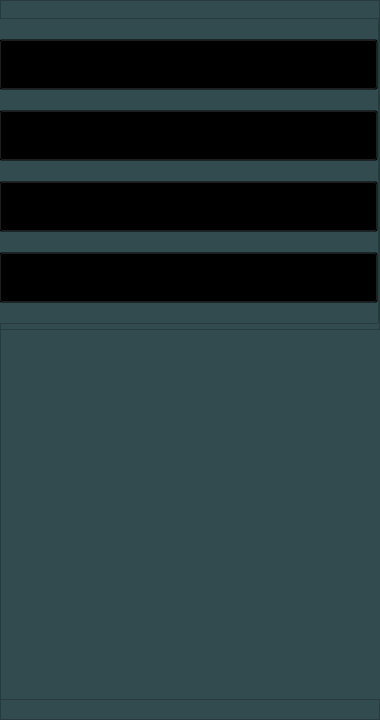
  <widget class="QFrame" name="Left_side">
   <property name="geometry">
    <rect>
     <x>-1</x>
     <y>0</y>
     <width>380</width>
     <height>720</height>
    </rect>
   </property>
   <property name="sizePolicy">
    <sizepolicy hsizetype="Maximum" vsizetype="Maximum">
     <horstretch>0</horstretch>
     <verstretch>0</verstretch>
    </sizepolicy>
   </property>
   <property name="minimumSize">
    <size>
     <width>380</width>
     <height>700</height>
    </size>
   </property>
   <property name="maximumSize">
    <size>
     <width>1000</width>
     <height>1000</height>
    </size>
   </property>
   <property name="styleSheet">
    <string notr="true">QFrame{
	
	background-color: rgb(50, 75, 79);
}</string>
   </property>
   <property name="frameShape">
    <enum>QFrame::StyledPanel</enum>
   </property>
   <property name="frameShadow">
    <enum>QFrame::Raised</enum>
   </property>
   <widget class="QWidget" name="Menubars" native="true">
    <property name="geometry">
     <rect>
      <x>-1</x>
      <y>-1</y>
      <width>381</width>
      <height>330</height>
     </rect>
    </property>
    <property name="sizePolicy">
     <sizepolicy hsizetype="Maximum" vsizetype="Maximum">
      <horstretch>0</horstretch>
      <verstretch>0</verstretch>
     </sizepolicy>
    </property>
    <property name="minimumSize">
     <size>
      <width>360</width>
      <height>330</height>
     </size>
    </property>
    <property name="maximumSize">
     <size>
      <width>1000</width>
      <height>1000</height>
     </size>
    </property>
    <widget class="QFrame" name="Menu_button">
     <property name="geometry">
      <rect>
       <x>-1</x>
       <y>19</y>
       <width>381</width>
       <height>306</height>
      </rect>
     </property>
     <property name="styleSheet">
      <string notr="true">QPushButton{
	text-align: left;
	padding-left: 20 px;
}</string>
     </property>
     <property name="frameShape">
      <enum>QFrame::StyledPanel</enum>
     </property>
     <property name="frameShadow">
      <enum>QFrame::Raised</enum>
     </property>
     <layout class="QVBoxLayout" name="verticalLayout">
      <property name="spacing">
       <number>0</number>
      </property>
      <property name="leftMargin">
       <number>0</number>
      </property>
      <property name="topMargin">
       <number>0</number>
      </property>
      <property name="rightMargin">
       <number>0</number>
      </property>
      <property name="bottomMargin">
       <number>0</number>
      </property>
      <item>
       <widget class="QPushButton" name="Microphone_button">
        <property name="enabled">
         <bool>true</bool>
        </property>
        <property name="font">
         <font>
          <family>Segoe UI</family>
          <pointsize>32</pointsize>
         </font>
        </property>
        <property name="styleSheet">
         <string notr="true">QPushButton{
	background-color: rgba(0, 0, 0, 0)
}
QPushButton:hover{
	background-color: qlineargradient(spread:pad, x1:0, y1:0, x2:1, y2:0, stop:0 rgba(102, 218, 237, 255), stop:0.886364 rgba(31, 167, 160, 0));
}</string>
        </property>
        <property name="text">
         <string>Microphone</string>
        </property>
        <property name="icon">
         <iconset resource="../icons/icons.qrc">
          <normaloff>:/icons/mic.svg</normaloff>:/icons/mic.svg</iconset>
        </property>
        <property name="iconSize">
         <size>
          <width>32</width>
          <height>32</height>
         </size>
        </property>
       </widget>
      </item>
      <item>
       <widget class="QPushButton" name="Audio_button">
        <property name="enabled">
         <bool>true</bool>
        </property>
        <property name="font">
         <font>
          <family>Segoe UI</family>
          <pointsize>32</pointsize>
          <italic>false</italic>
          <strikeout>false</strikeout>
          <stylestrategy>PreferDefault</stylestrategy>
         </font>
        </property>
        <property name="styleSheet">
         <string notr="true">QPushButton{
	background-color: rgba(0, 0, 0, 0)
}
QPushButton:hover{
	background-color: qlineargradient(spread:pad, x1:0, y1:0, x2:1, y2:0, stop:0 rgba(102, 218, 237, 255), stop:0.886364 rgba(31, 167, 160, 0));
}</string>
        </property>
        <property name="text">
         <string>Audio</string>
        </property>
        <property name="icon">
         <iconset resource="../icons/icons.qrc">
          <normaloff>:/icons/volume-2.svg</normaloff>:/icons/volume-2.svg</iconset>
        </property>
        <property name="iconSize">
         <size>
          <width>32</width>
          <height>32</height>
         </size>
        </property>
       </widget>
      </item>
      <item>
       <widget class="QPushButton" name="Soundpad_button">
        <property name="font">
         <font>
          <family>Segoe UI</family>
          <pointsize>32</pointsize>
         </font>
        </property>
        <property name="styleSheet">
         <string notr="true">QPushButton{
	background-color: rgba(0, 0, 0, 0)
}
QPushButton:hover{
	background-color: qlineargradient(spread:pad, x1:0, y1:0, x2:1, y2:0, stop:0 rgba(102, 218, 237, 255), stop:0.886364 rgba(31, 167, 160, 0));
}</string>
        </property>
        <property name="text">
         <string>Soundpad</string>
        </property>
        <property name="icon">
         <iconset resource="../icons/icons.qrc">
          <normaloff>:/icons/play-circle.svg</normaloff>:/icons/play-circle.svg</iconset>
        </property>
        <property name="iconSize">
         <size>
          <width>32</width>
          <height>32</height>
         </size>
        </property>
       </widget>
      </item>
      <item>
       <widget class="QPushButton" name="Voicechanger_button">
        <property name="font">
         <font>
          <family>Segoe UI</family>
          <pointsize>32</pointsize>
         </font>
        </property>
        <property name="styleSheet">
         <string notr="true">QPushButton{
	background-color: rgba(0, 0, 0, 0)
}
QPushButton:hover{
	background-color: qlineargradient(spread:pad, x1:0, y1:0, x2:1, y2:0, stop:0 rgba(102, 218, 237, 255), stop:0.886364 rgba(31, 167, 160, 0));
}</string>
        </property>
        <property name="text">
         <string>VoiceChanger</string>
        </property>
        <property name="icon">
         <iconset resource="../icons/icons.qrc">
          <normaloff>:/icons/codesandbox.svg</normaloff>:/icons/codesandbox.svg</iconset>
        </property>
        <property name="iconSize">
         <size>
          <width>32</width>
          <height>32</height>
         </size>
        </property>
       </widget>
      </item>
     </layout>
    </widget>
   </widget>
   <widget class="QFrame" name="Device_settings">
    <property name="geometry">
     <rect>
      <x>0</x>
      <y>329</y>
      <width>381</width>
      <height>371</height>
     </rect>
    </property>
    <property name="sizePolicy">
     <sizepolicy hsizetype="Maximum" vsizetype="Maximum">
      <horstretch>0</horstretch>
      <verstretch>0</verstretch>
     </sizepolicy>
    </property>
    <property name="minimumSize">
     <size>
      <width>360</width>
      <height>330</height>
     </size>
    </property>
    <property name="maximumSize">
     <size>
      <width>1000</width>
      <height>1000</height>
     </size>
    </property>
    <property name="frameShape">
     <enum>QFrame::StyledPanel</enum>
    </property>
    <property name="frameShadow">
     <enum>QFrame::Raised</enum>
    </property>
   </widget>
  </widget>
